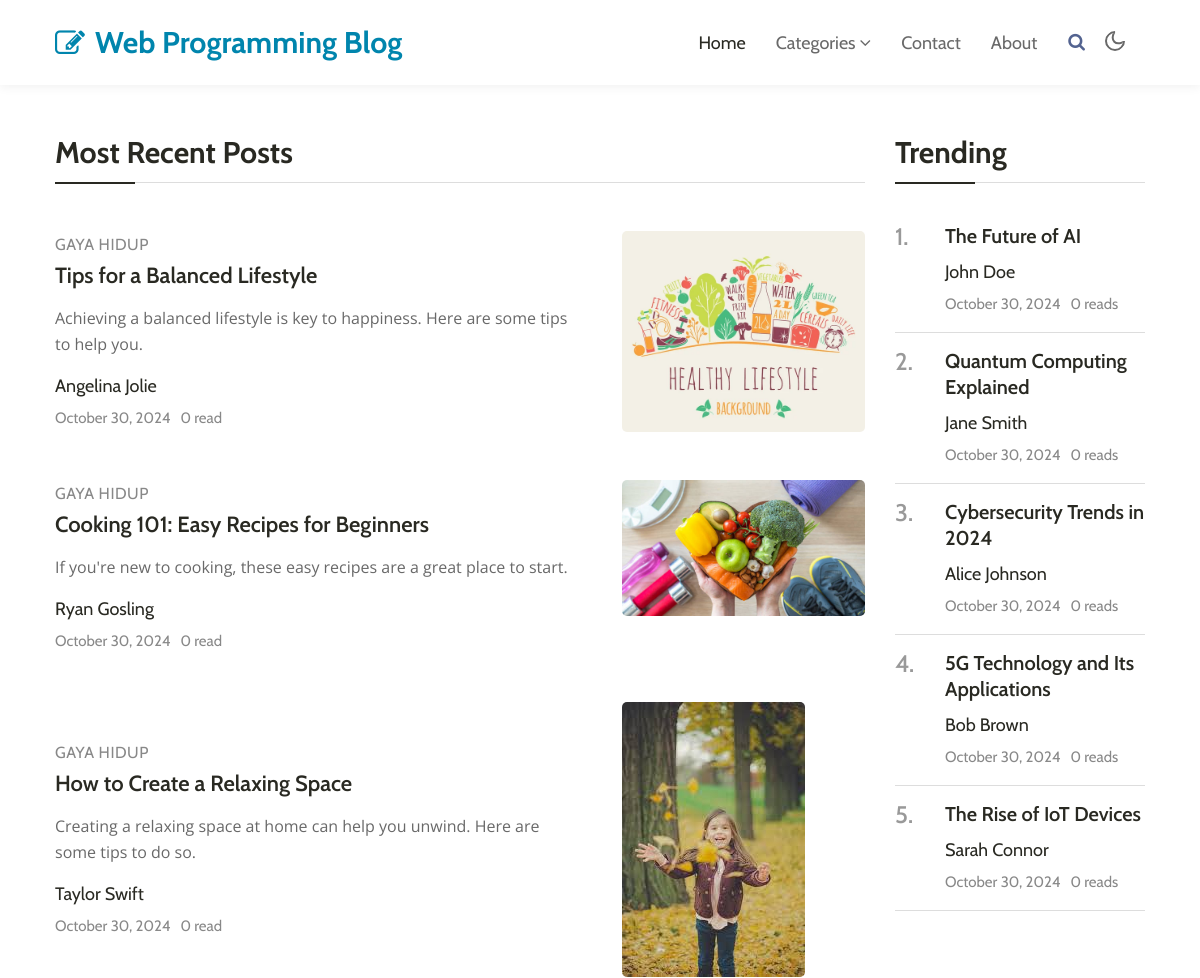
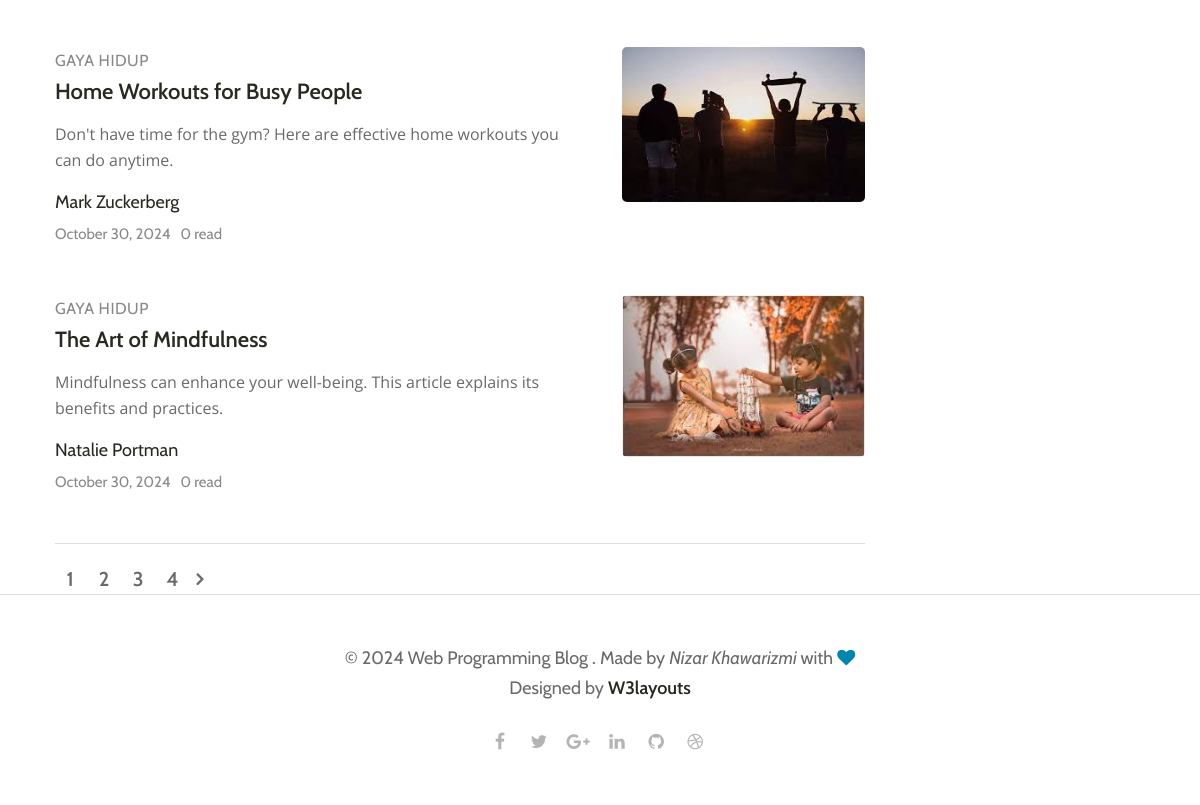
The page / on the database its author committed (2 pictures, top to bottom).
### tables this page shows
CREATE TABLE `artikel` (
  `id` int(11) NOT NULL,
  `penulis` varchar(255) NOT NULL,
  `judul` varchar(255) NOT NULL,
  `kategori` enum('Teknologi','Gaya Hidup') NOT NULL,
  `konten` text NOT NULL,
  `gambar` varchar(255) NOT NULL,
  `count` int(11) DEFAULT 0,
  `created_at` timestamp NOT NULL DEFAULT current_timestamp()
);

### index.php (the view, shortened to what this page needs)
<?php
include 'assets/php/koneksi.php';
?>
<!doctype html>
<html lang="en">
<head>
    <link rel="stylesheet" href="assets/css/style-starter.css">
</head>
<body>
    <header class="w3l-header">
        <nav class="navbar navbar-expand-lg navbar-light fill px-lg-0 py-0 px-3">
            <div class="container">
                <a class="navbar-brand" href="index.php">
                    <span class="fa fa-pencil-square-o"></span> Web Programming Blog</a>
                <div class="collapse navbar-collapse" id="navbarSupportedContent">
                    <ul class="navbar-nav ml-auto">
                        <li class="nav-item active">
                            <a class="nav-link" href="index.php">Home</a>
                        </li>
                        <li class="nav-item dropdown @@category__active">
                            <a class="nav-link dropdown-toggle" href="#" id="navbarDropdown" role="button"
                                data-toggle="dropdown" aria-haspopup="true" aria-expanded="false">
                                Categories <span class="fa fa-angle-down"></span>
                            </a>
                        </li>
                        <li class="nav-item @@contact__active">
                            <a class="nav-link" href="contact.php">Contact</a>
                        </li>
                        <li class="nav-item @@about__active">
                            <a class="nav-link" href="about.php">About</a>
                        </li>
                    </ul>
                    <div class="search-right mt-lg-0 mt-2">
                        <a href="#search" title="search"><span class="fa fa-search" aria-hidden="true"></span></a>
                    </div>
                </div>
                <div class="mobile-position">
                    <nav class="navigation">
                        <div class="theme-switch-wrapper">
                            <label class="theme-switch" for="checkbox">
                                <div class="mode-container">
                                    <i class="gg-moon"></i>
                                </div>
                            </label>
                        </div>
                    </nav>
                </div>
            </div>
        </nav>
    </header>
    <div class="w3l-homeblock1">
        <div class="container pt-lg-5 pt-md-4">
            <div class="row">
                <div class="col-lg-9 most-recent">
                    <h3 class="section-title-left">Most Recent posts</h3>
                    <?php
                    $itemsPerPage = 5;
                    $currentPage = isset($_GET['page']) && is_numeric($_GET['page']) ? (int)$_GET['page'] : 1;
                    $offset = ($currentPage - 1) * $itemsPerPage;
                    $countQuery = "SELECT COUNT(*) as total FROM artikel";
                    $countResult = mysqli_query($conn, $countQuery);
                    $totalArticles = mysqli_fetch_assoc($countResult)['total'];
                    $totalPages = ceil($totalArticles / $itemsPerPage);
                    $query = "SELECT * FROM artikel ORDER BY created_at DESC LIMIT $itemsPerPage OFFSET $offset";
                    $result = mysqli_query($conn, $query);
                    if (mysqli_num_rows($result) > 0) {
                        while ($row = mysqli_fetch_assoc($result)) {
                            echo '<div class="grids5-info img-block-mobile mt-5">';
                            echo '<div class="blog-info align-self">';
                            echo '<span class="category">' . htmlspecialchars($row['kategori']) . '</span>';
                            echo '<a href="assets/php/article.php?id=' . htmlspecialchars($row['id']) . '" class="blog-desc mt-0">' . htmlspecialchars($row['judul']) . '</a>';
                            echo '<p>' . htmlspecialchars($row['konten']) . '</p>';
                            echo '<div class="author align-items-center mt-3 mb-1">';
                            echo '<a href="#author">' . htmlspecialchars($row['penulis']) . '</a>';
                            echo '</div>';
                            echo '<ul class="blog-meta">';
                            echo '<li class="meta-item blog-lesson">';
                            echo '<span class="meta-value">' . date("F j, Y", strtotime($row['created_at'])) . '</span>';
                            echo '</li>';
                            echo '<li class="meta-item blog-students">';
                            echo '<span class="meta-value">' . htmlspecialchars($row['count']) . ' read</span>';
                            echo '</li>';
                            echo '</ul>';
                            echo '</div>';
                            echo '<a href="article.php?id=' . htmlspecialchars($row['id']) . '" class="d-block zoom mt-md-0 mt-3">';
                            echo '<img src="assets/images/' . htmlspecialchars($row['gambar']) . '" alt="" class="img-fluid radius-image news-image post-image">';
                            echo '</a>';
                            echo '</div>';
                        }
                    } else {
                        echo '<p>No posts available.</p>';
                    }
                    ?>
                    <div class="pagination-wrapper mt-5">
                        <ul class="page-pagination">
                            <?php for ($i = 1; $i <= $totalPages; $i++): ?>
                                <li>
                                    <a class="page-numbers <?php echo ($i === $currentPage) ? 'current' : ''; ?>" href="?page=<?php echo $i; ?>">
                                        <?php echo $i; ?>
                                    </a>
                                </li>
                            <?php endfor; ?>
                            <?php if ($currentPage < $totalPages): ?>
                                <li><a class="next" href="?page=<?php echo $currentPage + 1; ?>"><span class="fa fa-angle-right"></span></a></li>
                            <?php endif; ?>
                        </ul>
                    </div>
                </div>
                <div class="col-lg-3 trending mt-lg-0 mt-5 mb-lg-5">
                    <div class="pos-sticky">
                        <h3 class="section-title-left">Trending</h3>
                        <?php
                        $trendingQuery = "SELECT * FROM artikel ORDER BY count DESC LIMIT 5";
                        $trendingResult = mysqli_query($conn, $trendingQuery);
                        if (mysqli_num_rows($trendingResult) > 0) {
                            $rank = 1;
                            while ($trendingRow = mysqli_fetch_assoc($trendingResult)) {
                                echo '<div class="grids5-info">';
                                echo '<h4>' . $rank . '.</h4>';
                                echo '<div class="blog-info">';
                                echo '<a href="article.php?id=' . htmlspecialchars($trendingRow['id']) . '" class="blog-desc1">' . htmlspecialchars($trendingRow['judul']) . '</a>';
                                echo '<div class="author align-items-center mt-2 mb-1">';
                                echo '<a href="#author">' . htmlspecialchars($trendingRow['penulis']) . '</a>';
                                echo '</div>';
                                echo '<ul class="blog-meta">';
                                echo '<li class="meta-item blog-lesson">';
                                echo '<span class="meta-value">' . date("F j, Y", strtotime($trendingRow['created_at'])) . '</span>';
                                echo '</li>';
                                echo '<li class="meta-item blog-students">';
                                echo '<span class="meta-value">' . htmlspecialchars($trendingRow['count']) . ' reads</span>';
                                echo '</li>';
                                echo '</ul>';
                                echo '</div>';
                                echo '</div>';
                                $rank++;
                            }
                        } else {
                            echo '<p>No trending articles available.</p>';
                        }
                        ?>
                    </div>
                </div>
            </div>
        </div>
    </div>
    <footer class="w3l-footer-16">
        <div class="footer-content py-lg-5 py-4 text-center">
            <div class="container">
                <div class="copy-right">
                    <h6>© 2024 Web Programming Blog . Made by <i>Nizar Khawarizmi </i> with <span class="fa fa-heart" aria-hidden="true"></span><br>Designed by
                        <a href="https://w3layouts.com">W3layouts</a>
                    </h6>
                </div>
                <ul class="author-icons mt-4">
                    <li><a class="facebook" href="#url"><span class="fa fa-facebook" aria-hidden="true"></span></a>
                    </li>
                    <li><a class="twitter" href="#url"><span class="fa fa-twitter" aria-hidden="true"></span></a></li>
                    <li><a class="google" href="#url"><span class="fa fa-google-plus" aria-hidden="true"></span></a>
                    </li>
                    <li><a class="linkedin" href="#url"><span class="fa fa-linkedin" aria-hidden="true"></span></a></li>
                    <li><a class="github" href="#url"><span class="fa fa-github" aria-hidden="true"></span></a></li>
                    <li><a class="dribbble" href="#url"><span class="fa fa-dribbble" aria-hidden="true"></span></a></li>
                </ul>
            </div>
        </div>
    </footer>
</body>
</html>

### rows shown on the page
artikel: kategori "GAYA HIDUP", judul "Tips for a Balanced Lifestyle", konten "Achieving a balanced lifestyle is key to happiness. Here are some tips to help you.", penulis "Angelina Jolie", created_at "October 30, 2024", count "0", gambar (picture)
artikel: kategori "GAYA HIDUP", judul "Cooking 101: Easy Recipes for Beginners", konten "If you're new to cooking, these easy recipes are a great place to start.", penulis "Ryan Gosling", created_at "October 30, 2024", count "0", gambar (picture)
artikel: kategori "GAYA HIDUP", judul "How to Create a Relaxing Space", konten "Creating a relaxing space at home can help you unwind. Here are some tips to do so.", penulis "Taylor Swift", created_at "October 30, 2024", count "0", gambar (picture)
artikel: kategori "GAYA HIDUP", judul "Home Workouts for Busy People", konten "Don't have time for the gym? Here are effective home workouts you can do anytime.", penulis "Mark Zuckerberg", created_at "October 30, 2024", count "0", gambar (picture)
artikel: kategori "GAYA HIDUP", judul "The Art of Mindfulness", konten "Mindfulness can enhance your well-being. This article explains its benefits and practices.", penulis "Natalie Portman", created_at "October 30, 2024", count "0", gambar (picture)
artikel: judul "The Future of AI", penulis "John Doe", created_at "October 30, 2024", count "0"
artikel: judul "Quantum Computing Explained", penulis "Jane Smith", created_at "October 30, 2024", count "0"
artikel: judul "Cybersecurity Trends in 2024", penulis "Alice Johnson", created_at "October 30, 2024", count "0"
artikel: judul "5G Technology and Its Applications", penulis "Bob Brown", created_at "October 30, 2024", count "0"
artikel: judul "The Rise of IoT Devices", penulis "Sarah Connor", created_at "October 30, 2024", count "0"
